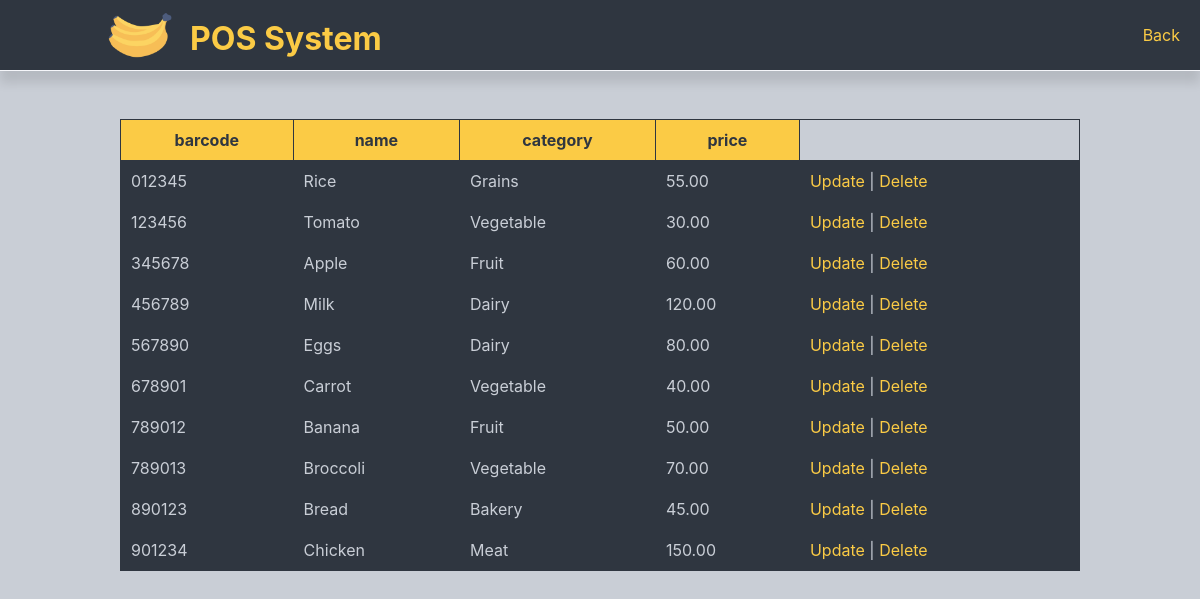
The page /admin_side/items_settings.php (signed in) on the database its author committed.
### tables this page shows
CREATE TABLE `groceryitems` (
  `barcode` varchar(50) NOT NULL,
  `name` varchar(255) DEFAULT NULL,
  `category` varchar(100) DEFAULT NULL,
  `price` decimal(10,2) DEFAULT NULL
);

### admin_side/items_settings.php (the view, shortened to what this page needs)
<?php
    $pdoConnect = new PDO ("mysql:host=localhost:3306;dbname=pos","root","");
    $pdoConnect->setAttribute(PDO::ATTR_ERRMODE, PDO::ERRMODE_EXCEPTION);
?>
<!DOCTYPE html>
<html lang="en">
<head>
    <link rel="stylesheet" href="../include/styles/discount.css">
</head>
<nav>
    <div class="logo">
        <img src="..\include\image\sadas.png" alt="Company Logo">
        <div class="text_logo">POS System</div>
    </div>
    <div><a href="admindashboard.php">Back</a>
</div>
</nav>
<body>
    <?php
        $sql = "SELECT * FROM groceryitems";
        $result = $pdoConnect->query($sql);
        if ($result->rowCount() > 0) {
            echo "<table border='5'>";
            echo "<tr>";
            echo "<th>barcode</th>";
            echo "<th>name</th>";
            echo "<th>category</th>";
            echo "<th>price</th>";
            echo "</tr>";
            while ($row = $result->fetch(PDO::FETCH_ASSOC)) {
                echo "<tr>";
                echo "<td>" . $row["barcode"] . "</td>";
                echo "<td>" . $row["name"] . "</td>";
                echo "<td>" . $row["category"] . "</td>";
                echo "<td>" . $row["price"] . "</td>";
                echo "<td><a href='#'>Update</a> | <a href='#'>Delete</a></td>";
                echo "</tr>";
            }
            echo "</table>";
        } else {
            echo "0 results";
        }
    ?>
</body>
</html>

### include/styles/discount.css (style rules this page uses)
body { font-family: 'Inter', sans-serif; background-color:#c9ced6; margin: 0; padding: 0; }
table { margin-top: 4%; width: 80%; border-collapse: collapse; margin-left: auto; margin-right: auto; }
table, th, td { border: 1px solid #2f3640; }
th, td { padding: 10px; }
th { background-color: #fbcb45; color: #2f3640; }
td { background-color: #2f3640; color: #c9ced6; }
a { margin-left: auto; margin-right: auto; color: #fbcb45; text-decoration: none; }
nav { display: flex; justify-content: space-between; align-items: center; background-color: #2f3640; padding: 12px 20px; border-bottom: 1px solid #f5f6fa; box-shadow: 0 12px 10px rgba(0, 0, 0, 0.1); }
.logo { display: flex; align-items: center; }
.text_logo { font-weight: bold; margin-left: 10px; margin-top: 6px; font-size: 32px; color: #fbcb45; }
.logo img { margin-left: 80px; height: auto; width: 80px }

### rows shown on the page
groceryitems: barcode "012345", name "Rice", category "Grains", price "55.00"
groceryitems: barcode "123456", name "Tomato", category "Vegetable", price "30.00"
groceryitems: barcode "345678", name "Apple", category "Fruit", price "60.00"
groceryitems: barcode "456789", name "Milk", category "Dairy", price "120.00"
groceryitems: barcode "567890", name "Eggs", category "Dairy", price "80.00"
groceryitems: barcode "678901", name "Carrot", category "Vegetable", price "40.00"
groceryitems: barcode "789012", name "Banana", category "Fruit", price "50.00"
groceryitems: barcode "789013", name "Broccoli", category "Vegetable", price "70.00"
groceryitems: barcode "890123", name "Bread", category "Bakery", price "45.00"
groceryitems: barcode "901234", name "Chicken", category "Meat", price "150.00"
